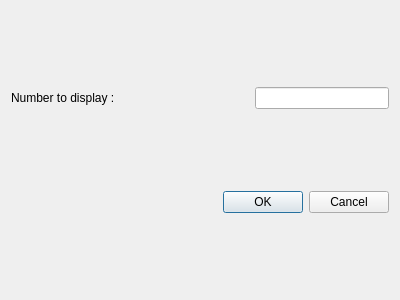
<?xml version="1.0" encoding="UTF-8"?>
<ui version="4.0">
 <class>BasicDialog</class>
 <widget class="QDialog" name="BasicDialog">
  <property name="geometry">
   <rect>
    <x>0</x>
    <y>0</y>
    <width>400</width>
    <height>300</height>
   </rect>
  </property>
  <property name="windowTitle">
   <string>Dialog</string>
  </property>
  <layout class="QVBoxLayout" name="verticalLayout_2">
   <item>
    <layout class="QHBoxLayout" name="horizontalLayout">
     <item>
      <widget class="QLabel" name="label">
       <property name="text">
        <string>Number to display :</string>
       </property>
      </widget>
     </item>
     <item>
      <spacer name="horizontalSpacer">
       <property name="orientation">
        <enum>Qt::Horizontal</enum>
       </property>
       <property name="sizeHint" stdset="0">
        <size>
         <width>40</width>
         <height>20</height>
        </size>
       </property>
      </spacer>
     </item>
     <item>
      <widget class="QLineEdit" name="lineEdit"/>
     </item>
    </layout>
   </item>
   <item>
    <widget class="QDialogButtonBox" name="buttonBox">
     <property name="orientation">
      <enum>Qt::Horizontal</enum>
     </property>
     <property name="standardButtons">
      <set>QDialogButtonBox::Cancel|QDialogButtonBox::Ok</set>
     </property>
    </widget>
   </item>
  </layout>
 </widget>
 <resources/>
 <connections>
  <connection>
   <sender>buttonBox</sender>
   <signal>accepted()</signal>
   <receiver>BasicDialog</receiver>
   <slot>accept()</slot>
   <hints>
    <hint type="sourcelabel">
     <x>248</x>
     <y>254</y>
    </hint>
    <hint type="destinationlabel">
     <x>157</x>
     <y>274</y>
    </hint>
   </hints>
  </connection>
  <connection>
   <sender>buttonBox</sender>
   <signal>rejected()</signal>
   <receiver>BasicDialog</receiver>
   <slot>reject()</slot>
   <hints>
    <hint type="sourcelabel">
     <x>316</x>
     <y>260</y>
    </hint>
    <hint type="destinationlabel">
     <x>286</x>
     <y>274</y>
    </hint>
   </hints>
  </connection>
 </connections>
</ui>
